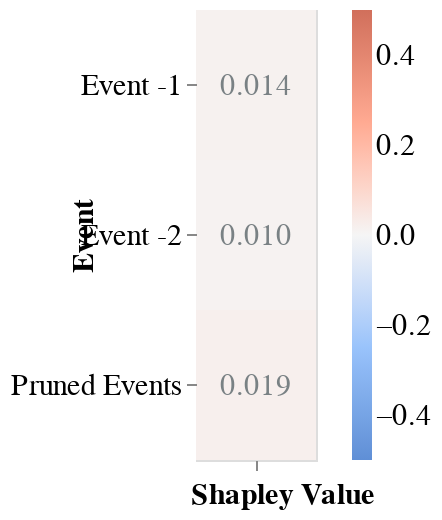

The notebook cell this image was saved under:
### Markdown cell above
##### Event-level explanation

### Code cell
event_dict = {'rs': 42, 'nsamples': 32000}
event_data = local_event(f, pos_x_data, event_dict, positive_sequence_id, sequence_id_feat, average_event, pruning_idx)
event_plot = plot_event_heatmap(event_data)
event_plot

### Figure 1 — Vega-Lite specification as saved in the notebook (floating-point values rounded to 4 significant figures)
{"config": {"view": {"continuousWidth": 400, "continuousHeight": 300}}, "layer": [{"mark": "rect", "encoding": {"color": {"field": "rounded", "legend": {"gradientLength": 225, "gradientThickness": 10, "labelFontSize": 15, "orient": "right"}, "scale": {"domain": [-0.5, 0.5], "range": ["#5f8fd6", "#99c3fb", "#f5f5f5", "#ffaa92", "#d16f5b"]}, "title": null, "type": "quantitative"}, "x": {"axis": {"title": "Shapley Value", "titleFontSize": 15}, "field": "column", "type": "ordinal"}, "y": {"axis": {"domain": false, "labelFontSize": 15, "title": "Event", "titleFontSize": 15, "titleX": -49}, "field": "Feature", "sort": ["Event -1", "Event -2", "Pruned Events"], "type": "ordinal"}}}, {"mark": {"type": "text", "align": "right", "baseline": "middle", "color": "#798184", "dx": 18, "fontSize": 15}, "encoding": {"text": {"field": "rounded_str", "type": "nominal"}, "x": {"axis": {"domain": false, "labels": false, "title": "Shapley Value", "titleX": 43}, "field": "column", "type": "ordinal"}, "y": {"axis": {"domain": false, "labelFontSize": 15, "title": "Event", "titleFontSize": 15, "titleX": -49}, "field": "Feature", "sort": ["Event -1", "Event -2", "Pruned Events"], "type": "ordinal"}}}], "data": {"name": "data-a266a464311390ba46c7fcb09cc229cd"}, "height": 225, "width": 60, "$schema": "https://vega.github.io/schema/vega-lite/v4.17.0.json", "datasets": {"data-a266a464311390ba46c7fcb09cc229cd": [{"Shapley Value": 0.0141, "Feature": "Event -1", "row": 1, "column": 1, "rounded": 0.014, "rounded_str": "0.014"}, {"Shapley Value": 0.01006, "Feature": "Event -2", "row": 2, "column": 1, "rounded": 0.01, "rounded_str": "0.010"}, {"Shapley Value": 0.01948, "Feature": "Pruned Events", "row": 3, "column": 1, "rounded": 0.019, "rounded_str": "0.019"}]}}
